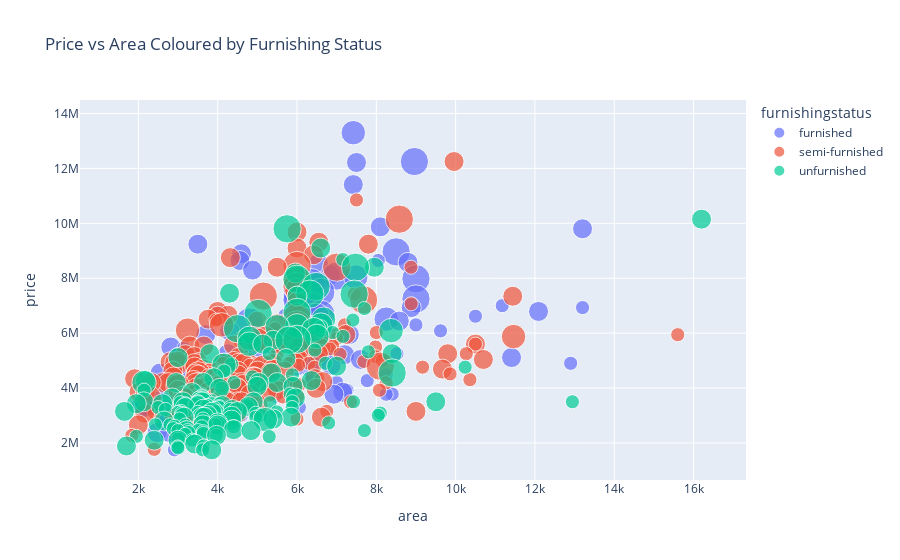

Notebook code cell kept with this figure:
### Code cell
fig = px.scatter(df, x = 'area', y = 'price',
                 color='furnishingstatus',
                 title = 'Price vs Area Coloured by Furnishing Status',
                 size = 'stories',
                 hover_data = ['bedrooms', 'bathrooms', 'parking'])
fig.show()

### Figure 1 — Plotly figure (JSON) as saved in the notebook; plotly's stock layout.template omitted (floating-point values rounded to 4 significant figures; data arrays with more than 128 entries replaced by an {"elided": "..."} marker saying what was removed)
{"data": [{"customdata": {"elided": "140x3 int values"}, "hovertemplate": "furnishingstatus=furnished<br>area=%{x}<br>price=%{y}<br>stories=%{marker.size}<br>bedrooms=%{customdata[0]}<br>bathrooms=%{customdata[1]}<br>parking=%{customdata[2]}<extra></extra>", "legendgroup": "furnished", "marker": {"color": "#636efa", "size": {"elided": "140 int values"}, "sizemode": "area", "sizeref": 0.01, "symbol": "circle"}, "mode": "markers", "name": "furnished", "orientation": "v", "showlegend": true, "type": "scatter", "x": {"elided": "140 int values"}, "xaxis": "x", "y": {"elided": "140 int values"}, "yaxis": "y"}, {"customdata": {"elided": "227x3 int values"}, "hovertemplate": "furnishingstatus=semi-furnished<br>area=%{x}<br>price=%{y}<br>stories=%{marker.size}<br>bedrooms=%{customdata[0]}<br>bathrooms=%{customdata[1]}<br>parking=%{customdata[2]}<extra></extra>", "legendgroup": "semi-furnished", "marker": {"color": "#EF553B", "size": {"elided": "227 int values"}, "sizemode": "area", "sizeref": 0.01, "symbol": "circle"}, "mode": "markers", "name": "semi-furnished", "orientation": "v", "showlegend": true, "type": "scatter", "x": {"elided": "227 int values"}, "xaxis": "x", "y": {"elided": "227 int values"}, "yaxis": "y"}, {"customdata": {"elided": "178x3 int values"}, "hovertemplate": "furnishingstatus=unfurnished<br>area=%{x}<br>price=%{y}<br>stories=%{marker.size}<br>bedrooms=%{customdata[0]}<br>bathrooms=%{customdata[1]}<br>parking=%{customdata[2]}<extra></extra>", "legendgroup": "unfurnished", "marker": {"color": "#00cc96", "size": {"elided": "178 int values"}, "sizemode": "area", "sizeref": 0.01, "symbol": "circle"}, "mode": "markers", "name": "unfurnished", "orientation": "v", "showlegend": true, "type": "scatter", "x": {"elided": "178 int values"}, "xaxis": "x", "y": {"elided": "178 int values"}, "yaxis": "y"}], "layout": {"legend": {"itemsizing": "constant", "title": {"text": "furnishingstatus"}, "tracegroupgap": 0}, "title": {"text": "Price vs Area Coloured by Furnishing Status"}, "xaxis": {"anchor": "y", "domain": [0, 1], "title": {"text": "area"}}, "yaxis": {"anchor": "x", "domain": [0, 1], "title": {"text": "price"}}}}
